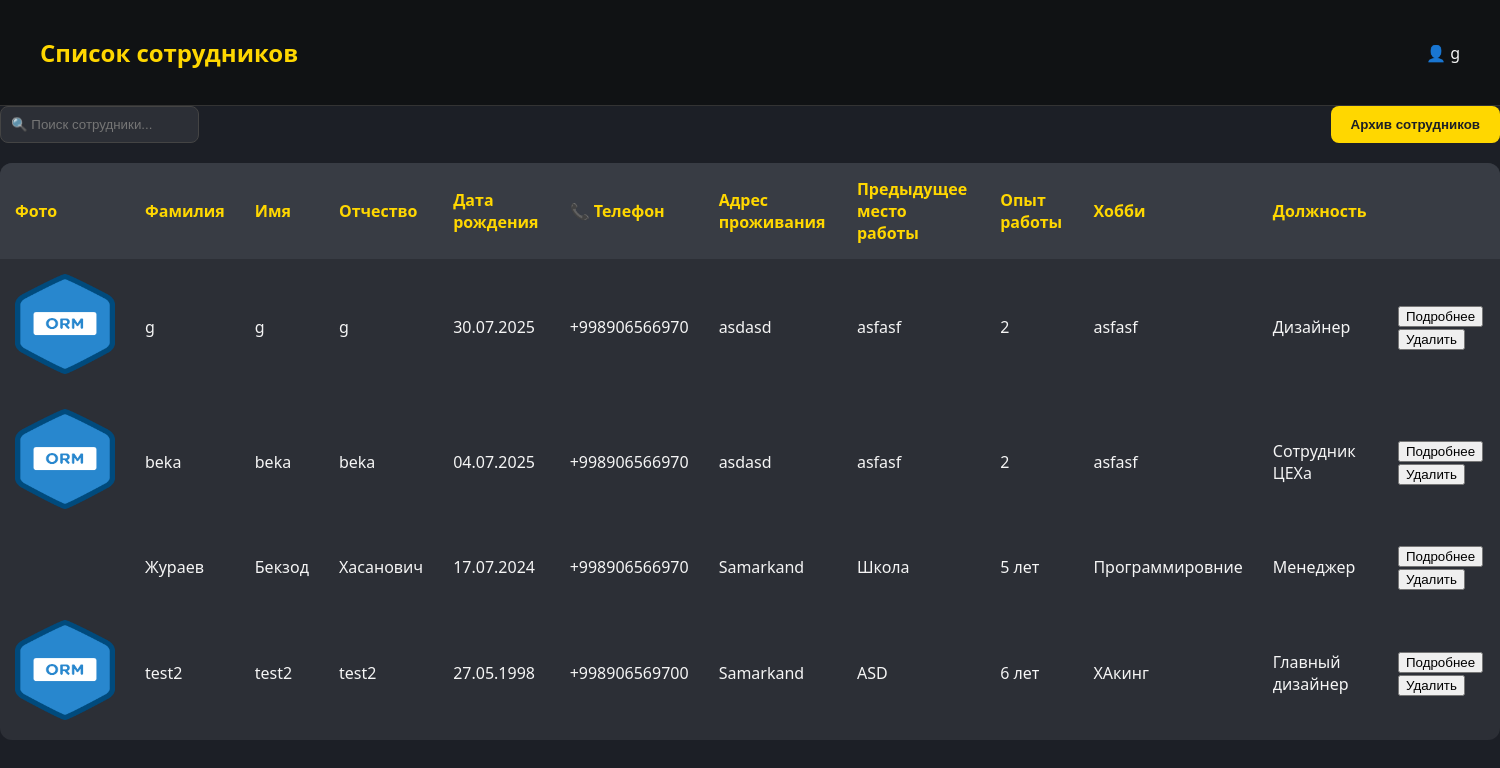
Screenshot of /staff/ (signed in) with the database file from the repository.
### backend/models.py (models this page shows)
class Profile(models.Model):
    POSITION_CHOICES = [
        ("manager", "Менеджер"),
        ("admin", "Администратор"),
        ("accountant", "Бухгалтер"),
        ("supplier", "Снабженец"),
        ("chief", "Главный ЦЕХа"),
        ("chief_staff", "Сотрудник ЦЕХа"),
        ("delivery_cheif", "Главный доставщик"),
        ("delivery", "Доставщик"),
        ("installer_cheif", "Главный установщик"),
        ("installer", "Установщик"),
        ("technologist_cheif", "Главный Технолог"),
        ("technologist", "Технолог"),
        ("designer_cheif", "Главный дизайнер"),
        ("designer", "Дизайнер"),
        ("qa_cheif", "Главный сотрудник контроля качества"),
        ("qa_staff", "Сотрудник контроля качества"),
        ("sales_marketing", "Соц. маркетолог"),
        ("sales_call", "Сотрудник колл-центра"),
    ]
    username = models.OneToOneField(User, on_delete=models.CASCADE, related_name='profile')
    name = models.CharField(max_length=200, null=True, blank=True, default=None)
    lastname = models.CharField(max_length=200, null=True, blank=True, default=None)
    middle_name = models.CharField(max_length=200, null=True, blank=True, default=None)
    date_birth = models.DateField(null=True, blank=True, default=None)
    phone = PhoneNumberField(blank=True)
    adress = models.CharField(max_length=200,blank=True)
    last_job=models.CharField(max_length=200,blank=True)
    work_exp=models.CharField(max_length=200,blank=True)
    position = models.CharField(max_length=20, choices=POSITION_CHOICES)
    hobby=models.CharField(max_length=60,blank=True)
    photo = models.ImageField(blank=True, upload_to='pictures/',null=True)
    approve=models.BooleanField(default=False)
    archive=models.BooleanField(default=True)
    balance = models.DecimalField(max_digits=10, decimal_places=2,default=0)
    salary_pure=models.DecimalField(max_digits=10, decimal_places=2,default=0)
    salary_black=models.DecimalField(max_digits=10, decimal_places=2,default=0)
    approve_accounting=models.BooleanField(default=False)

### backend/views.py (the view, shortened to what this page needs)
# urls.py: path('staff/',views.Staff.as_view(),name='staff'),
class Staff(LoginRequiredMixin,TemplateView):
   template_name = 'staff.html'
   login_url = reverse_lazy('login')
   def get_context_data(self, *, object_list=None, **kwargs):
      context = super().get_context_data(**kwargs)
      search=self.request.GET.get('search')
      if search:
         context['profile'] = Profile.objects.filter(
            approve=True,
            archive=True
         ).filter(
            Q(name__icontains=search) |
            Q(lastname__icontains=search) |
            Q(middle_name__icontains=search)  # Add more fields as necessary
         ).order_by('-id')
      else:
         context['profile'] = Profile.objects.filter(approve=True,archive=True).order_by('-id')
      return context

### backend/templates/staff.html (shortened to what this page needs)
{% if request.user.profile.approve %}
<!DOCTYPE html>
<html lang="ru">
<head>
</head>
<body>
  <header>
    <h1 onclick="window.location.href='{% url 'dashboard' %}'" style="cursor: pointer;">Список сотрудников</h1>
    <div>👤 {{request.user.profile.name}}</div>
  </header>
    <div class="top-bar">
     <form action="" method="GET">
      <input type="text" name="search"  id="clientSearchInput" placeholder="🔍 Поиск сотрудники...">
       </form>
        <button onclick="window.location.href='{% url 'staff_archive' %}'">Архив сотрудников</button>
    </div>
     <div id="individual-fields">
     <table id="clientTable">
      <thead>
        <tr>
          <th>Фото</th>
          <th>Фамилия</th>
          <th>Имя</th>
            <th>Отчество</th>
            <th>Дата рождения</th>
            <th>📞 Телефон</th>
            <th>Адрес проживания</th>
            <th>Предыдущее место работы</th>
            <th>Опыт работы</th>
            <th>Хобби</th>
          <th>Должность</th>
          <th></th>
        </tr>
      </thead>
      {% for item in profile %}
      <tbody>
        <tr>
            <td>
                {% if item.photo %}
                <img src="{{item.photo.url}}" alt="Фото сотрудника" class="photo-placeholder" width="100px" height="100px">
                {% endif %}
            </td>
          <td>{{item.lastname}}</td>
          <td>{{item.name}}</td>
          <td>{{item.middle_name}}</td>
             <td>{{item.date_birth|date:"d.m.Y"}}</td>
             <td>{{item.phone}}</td>
             <td>{{item.adress}}</td>
             <td>{{item.last_job}}</td>
          <td>{{item.work_exp}}</td>
          <td>{{item.hobby}}</td>
          <td>{{item.get_position_display}}</td>
            <td><div>
                <button onclick="window.location.href='{% url 'staff_more' %}'">Подробнее</button>
                <button onclick="openPopup({{item.pk}})">Удалить</button>
            </div></td>
        </tr>
      </tbody>
      {% endfor %}
       </table>
      </div>
</body>
</html>
{% else %}
{% include 'waiting.html' %}
{% endif %}

### backend/templates/staff.html (style rules this page uses)
body { margin: 0; font-family: 'Segoe UI', Tahoma, Geneva, Verdana, sans-serif; background-color: #1c1f26; color: #f5f5f5; }
header { background: #101214; padding: 20px 40px; display: flex; justify-content: space-between; align-items: center; border-bottom: 1px solid #333; }
header h1 { color: #ffd700; font-weight: 600; font-size: 24px; }
.top-bar { display: flex; justify-content: space-between; margin-bottom: 20px; }
.top-bar input[type="text"] { flex: 1; padding: 10px; border-radius: 8px; border: 1px solid #444; background-color: #2c2f36; color: #f5f5f5; margin-right: 10px; }
.top-bar button { background-color: #ffd700; border: none; padding: 10px 20px; border-radius: 8px; color: #1c1f26; cursor: pointer; font-weight: 600; }
table { width: 100%; border-collapse: collapse; background-color: #2c2f36; border-radius: 12px; overflow: hidden; }
th, td { padding: 15px; text-align: left; }
th { background-color: #383c44; color: #ffd700; }

### rows the page displays
Profile: photo (picture), lastname "g", name "g", middle_name "g", date_birth "30.07.2025", phone "+998906566970", adress "asdasd", last_job "asfasf", work_exp "2", hobby "asfasf", position "Дизайнер"
Profile: photo (picture), lastname "beka", name "beka", middle_name "beka", date_birth "04.07.2025", phone "+998906566970", adress "asdasd", last_job "asfasf", work_exp "2", hobby "asfasf", position "Сотрудник ЦЕХа"
Profile: lastname "Жураев", name "Бекзод", middle_name "Хасанович", date_birth "17.07.2024", phone "+998906566970", adress "Samarkand", last_job "Школа", work_exp "5 лет", hobby "Программировние", position "Менеджер"
Profile: photo (picture), lastname "test2", name "test2", middle_name "test2", date_birth "27.05.1998", phone "+998906569700", adress "Samarkand", last_job "ASD", work_exp "6 лет", hobby "ХАкинг", position "Главный дизайнер"

### other values shown
{{ request.user.profile.name }} "g"
